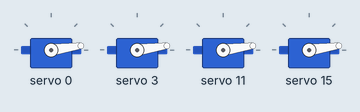
Simulated run of this sketch. Board: Arduino Uno, built with avr-gcc and run on an emulated ATmega328P. Shown: 4 × servo.

Above: at 0.05 s.
At 1.7 s:
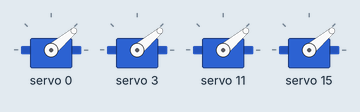
At 2.95 s:
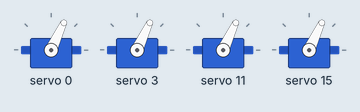
At 5.9 s:
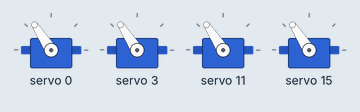
At 8.7 s:
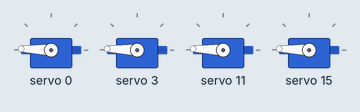
At 11.75 s:
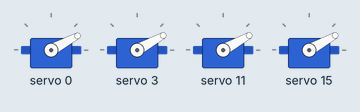
Timing chart, 0 to 18.0 s (numbered marks = the images above):
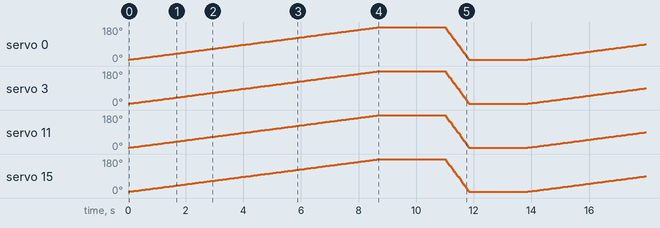

The sketch:

Pumpkin_SlowCloseUnanimously.ino
```cpp
#include <Wire.h>
#include <Adafruit_PWMServoDriver.h>

// Create an instance of the Adafruit_PWMServoDriver class
Adafruit_PWMServoDriver pwm = Adafruit_PWMServoDriver();

// Variables to store current positions of servos
int servoPos0 = 0;
int servoPos3 = 0;
int servoPos11 = 0;
int servoPos15 = 0;

void setup() {
  // Initialize the servo driver with the I2C address
  pwm.begin();
  pwm.setPWMFreq(60);  // Set the PWM frequency to 60Hz (standard for servos)
}

// Function to set the position of a servo on a specified channel
void setServoPosition(uint8_t channel, uint16_t angle) {
  uint16_t pwmValue = map(angle, 0, 270, 150, 600);  // Mapping to 150-600 range for PWM control
  pwm.setPWM(channel, 0, pwmValue);
}

// Function to move all servos at the same time
void moveAllServosSmoothly(int targetPos0, int targetPos3, int targetPos11, int targetPos15, int stepDelay) {
  // Move the servos in small increments
  while (servoPos0 != targetPos0 || servoPos3 != targetPos3 || servoPos11 != targetPos11 || servoPos15 != targetPos15) {

    // Increment/Decrement servoPos0
    if (servoPos0 < targetPos0) servoPos0++;
    else if (servoPos0 > targetPos0) servoPos0--;

    // Increment/Decrement servoPos3
    if (servoPos3 < targetPos3) servoPos3++;
    else if (servoPos3 > targetPos3) servoPos3--;

    // Increment/Decrement servoPos11
    if (servoPos11 < targetPos11) servoPos11++;
    else if (servoPos11 > targetPos11) servoPos11--;

    // Increment/Decrement servoPos15
    if (servoPos15 < targetPos15) servoPos15++;
    else if (servoPos15 > targetPos15) servoPos15--;

    // Update the servos
    setServoPosition(0, servoPos0);
    setServoPosition(3, servoPos3);
    setServoPosition(11, servoPos11);
    setServoPosition(15, servoPos15);

    // Delay between each step
    delay(stepDelay);
  }
}

void loop() {
  // Move all servos to 180 degrees
  moveAllServosSmoothly(270, 270, 270, 270, 30);  // Move all servos to 180 degrees with stepDelay of 10ms
  delay(2000);  // Wait for 2 seconds

  // Move all servos back to 0 degrees
  moveAllServosSmoothly(0, 0, 0, 0, 0);  // Move all servos back to 0 degrees
  delay(2000);  // Wait for 2 seconds
}
```
